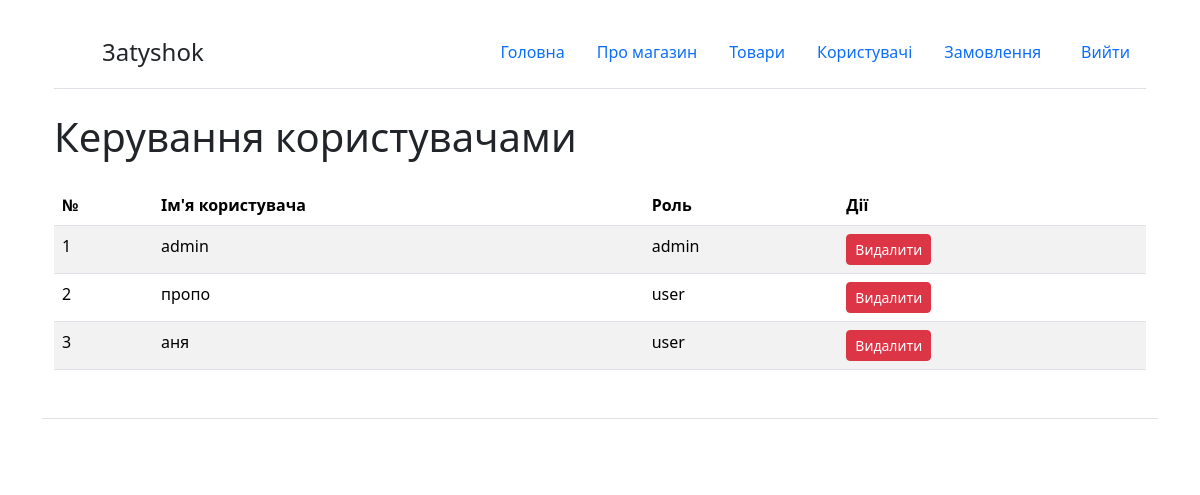
/manage_users (signed in), run on an earlier commit of the app's database.
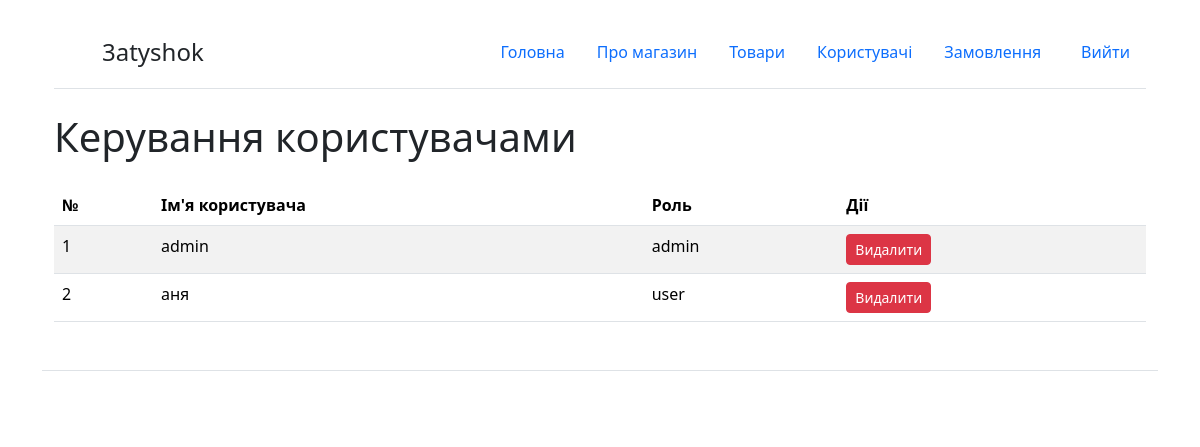
And on a later commit of the database.
### main.py (models this page shows)
class User(UserMixin, db.Model):
    id = db.Column(db.Integer, primary_key=True)
    username = db.Column(db.String(150), unique=True, nullable=False)
    password = db.Column(db.String(150), nullable=False)
    role = db.Column(db.String(50), nullable=False, default='user')

### main.py (the view, shortened to what this page needs)
@app.route('/manage_users', methods=['GET', 'POST'])
@login_required
def manage_users():
    if current_user.role != 'admin':
        return redirect(url_for('index'))
    users = User.query.all()
    return render_template('manage_users.html', users=users)

### main.py (called while the page is built)
@login_manager.user_loader
def load_user(user_id):
    return db.session.get(User, int(user_id))

### templates/manage_users.html (shortened to what this page needs)
{% extends 'base.html' %}
{% block body %}
<div class="container">
    <h1 class="mt-4">Керування користувачами</h1>
    <table class="table table-striped mt-4">
        <thead>
            <tr>
                <th>№</th>
                <th>Ім'я користувача</th>
                <th>Роль</th>
                <th>Дії</th>
            </tr>
        </thead>
        <tbody>
            {% for user in users %}
            <tr>
                <td>{{ loop.index }}</td>
                <td>{{ user.username }}</td>
                <td>{{ user.role }}</td>
                <td>
                    <form action="{{ url_for('manage_users') }}" method="POST" style="display: inline;">
                        <button type="submit" class="btn btn-danger btn-sm">Видалити</button>
                    </form>
                </td>
            </tr>
            {% endfor %}
        </tbody>
    </table>
</div>
{% endblock %}

What changed in the data, as far as the page shows it:
removed User: username "пропо", role "user"
